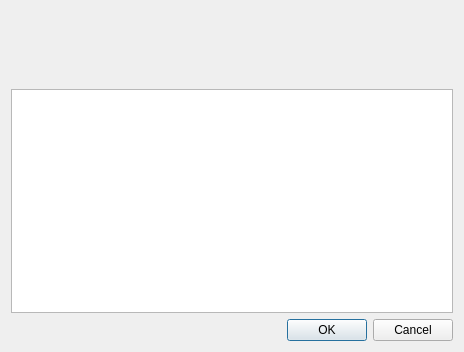
<ui version="4.0" >
 <class>confirmDialog</class>
 <widget class="QDialog" name="confirmDialog" >
  <property name="geometry" >
   <rect>
    <x>0</x>
    <y>0</y>
    <width>464</width>
    <height>352</height>
   </rect>
  </property>
  <property name="windowTitle" >
   <string>Dialog</string>
  </property>
  <layout class="QGridLayout" name="gridLayout" >
   <item row="0" column="0" >
    <widget class="QLabel" name="t1" >
     <property name="text" >
      <string/>
     </property>
    </widget>
   </item>
   <item row="1" column="0" >
    <widget class="QLabel" name="t2" >
     <property name="text" >
      <string/>
     </property>
    </widget>
   </item>
   <item row="2" column="0" >
    <spacer name="verticalSpacer" >
     <property name="orientation" >
      <enum>Qt::Vertical</enum>
     </property>
     <property name="sizeHint" stdset="0" >
      <size>
       <width>20</width>
       <height>18</height>
      </size>
     </property>
    </spacer>
   </item>
   <item row="3" column="0" >
    <widget class="QLabel" name="t3" >
     <property name="text" >
      <string/>
     </property>
    </widget>
   </item>
   <item row="4" column="0" >
    <widget class="QTextEdit" name="flist" >
     <property name="sizePolicy" >
      <sizepolicy vsizetype="Expanding" hsizetype="Expanding" >
       <horstretch>0</horstretch>
       <verstretch>1</verstretch>
      </sizepolicy>
     </property>
     <property name="undoRedoEnabled" >
      <bool>false</bool>
     </property>
     <property name="lineWrapMode" >
      <enum>QTextEdit::NoWrap</enum>
     </property>
     <property name="readOnly" >
      <bool>true</bool>
     </property>
    </widget>
   </item>
   <item row="5" column="0" >
    <widget class="QDialogButtonBox" name="buttonBox" >
     <property name="orientation" >
      <enum>Qt::Horizontal</enum>
     </property>
     <property name="standardButtons" >
      <set>QDialogButtonBox::Cancel|QDialogButtonBox::Ok</set>
     </property>
    </widget>
   </item>
  </layout>
 </widget>
 <resources/>
 <connections>
  <connection>
   <sender>buttonBox</sender>
   <signal>accepted()</signal>
   <receiver>confirmDialog</receiver>
   <slot>accept()</slot>
   <hints>
    <hint type="sourcelabel" >
     <x>248</x>
     <y>254</y>
    </hint>
    <hint type="destinationlabel" >
     <x>157</x>
     <y>274</y>
    </hint>
   </hints>
  </connection>
  <connection>
   <sender>buttonBox</sender>
   <signal>rejected()</signal>
   <receiver>confirmDialog</receiver>
   <slot>reject()</slot>
   <hints>
    <hint type="sourcelabel" >
     <x>316</x>
     <y>260</y>
    </hint>
    <hint type="destinationlabel" >
     <x>286</x>
     <y>274</y>
    </hint>
   </hints>
  </connection>
 </connections>
</ui>
